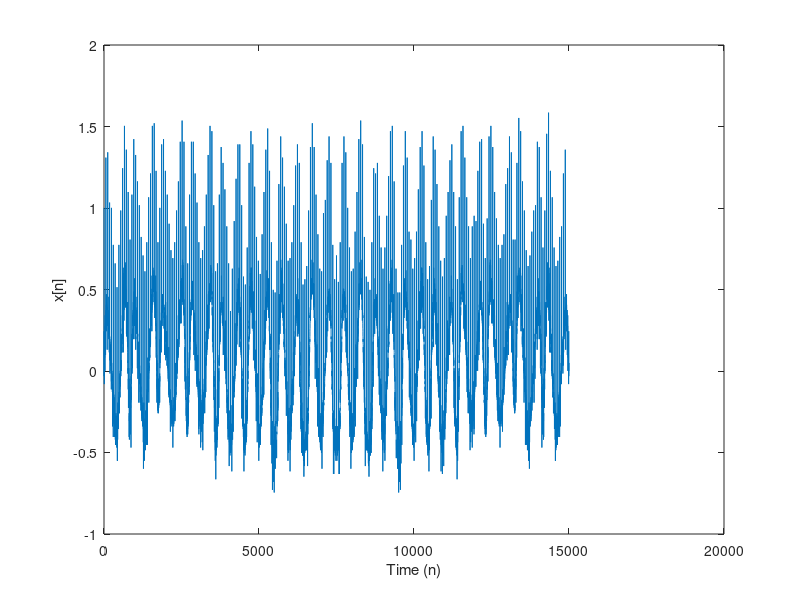
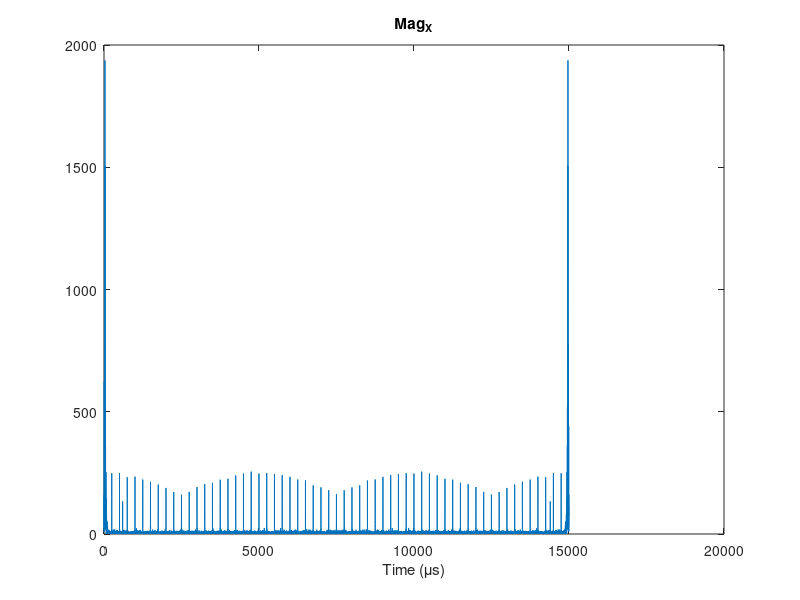

Here is the MATLAB script that generated these plots, in order:
load PPG % PPG: PPG signal, Fs: sampling rate in Hz

Fs = 100; % sampling rate/sampling frequency, in MHz or Msamples/sec
T = 1/Fs; % time resolution, sampling interval in time domain
t_axis = (1:T:14998*T); % time axis
%x = cos(2*pi*F0*t_axis); % sampled cosine/discrete time sinusoid ,time domain
x = PPG;
Npoint = length(x); % number of points in sampled cosine

UnitImpulse = [1 zeros(1,59)];
z = UnitImpulse;
h = [repmat(z,1,249) zeros(1,57)]; % impulse response of the noise remover
g = x + fliplr(h);
PPG_NoiseSuppressed = PPG + fliplr(g);

figure
plot((0:length(PPG)-1), PPG_NoiseSuppressed);
xlabel('Time (n)')
ylabel('x[n]');

PPG_NoiseSuppressedfft = fft(PPG_NoiseSuppressed);
f_axis_forFFT = ((0:1:(Npoint-1))); %frequency axis for fft(x), from 0 to Fs or equivalently from 0 to 2*pi for normalized anaular frequency
Mag_X = abs(PPG_NoiseSuppressedfft);

figure
plot(f_axis_forFFT, Mag_X);
xlabel('Time (\mus)');
title('Mag_X');
